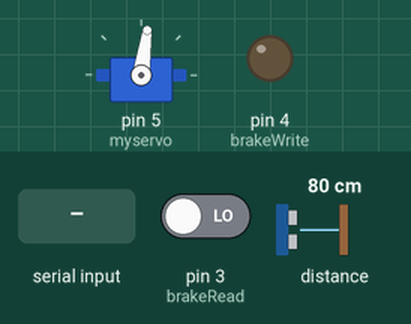
Bench run of a sketch on a simulated Arduino Uno, built with avr-gcc and run on an emulated ATmega328P. On the bench: servo, output pins drawn as LEDs (lit = HIGH). The test bench sets the inputs (shaded band); at power-on: pin 3 (brakeRead) LOW, distance to the obstacle 80 cm. What the sketch prints to the serial monitor is not drawn.

Above: at 1.2 s.
1.3 s: pin 3 (brakeRead) driven HIGH
At 2.5 s:
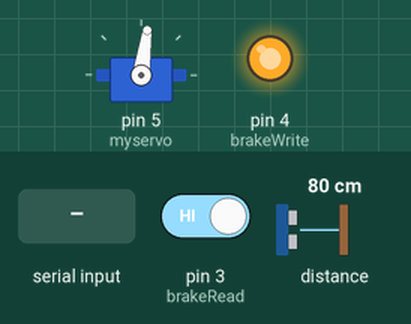
2.8 s: "30,150\n" received over Serial
At 4.0 s:
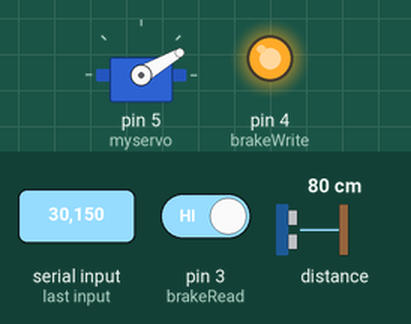
4.3 s: "0\n" received over Serial
At 4.6 s:
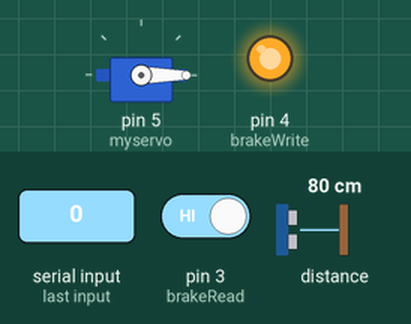
5.8 s: "200\n" received over Serial
At 6.1 s:
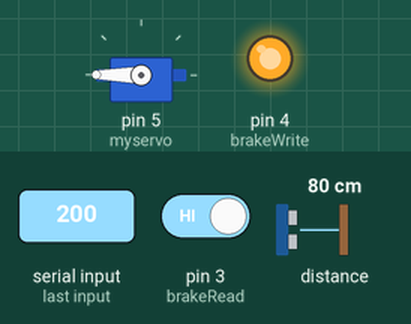
7.3 s: pin 3 (brakeRead) driven LOW
At 8.5 s:
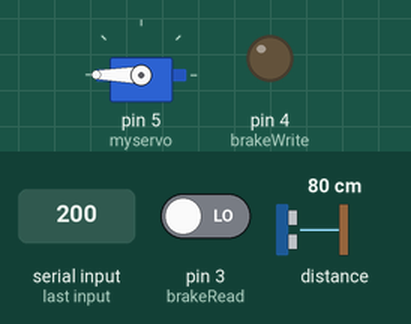
8.8 s: "5\n" received over Serial
At 9.8 s:
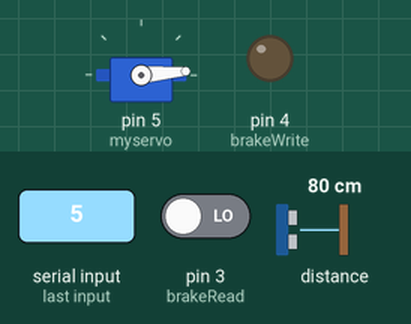
Timing chart, 0 to 11.3 s (numbered marks = the images above; inputs shaded):
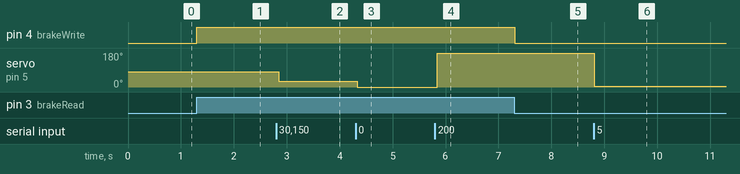

Measured:
- after the input at 1.3 s, pin 4 (brakeWrite): LOW → HIGH at once
- after the input at 2.8 s, servo on pin 5 (myservo): 82° → 30° after 0.05 s
- after the input at 4.3 s, servo on pin 5 (myservo): 30° → 0° at once
- after the input at 5.8 s, servo on pin 5 (myservo): 0° → 180° at once
- after the input at 7.3 s, pin 4 (brakeWrite): HIGH → LOW at once
- after the input at 8.8 s, servo on pin 5 (myservo): 180° → 5° at once

The sketch:

controller.ino
```cpp
/*********************************************
 * Mahdi Al-Husseini: Controller for Linear Actuator, Servo, Double Relay System, LIDAR
 * Connected to Raspberry Pi 4 through USB
 * https://www.youtube.com/watch?v=cl5QcdUI158
 *
 * PIN LAYOUT NODEMCU
 * 0: connects to remote brake switch, serves as button read
 * 2: writes out to double relay system (recall that uController side IO same for both relays, but one leads of the Linear Actuator is NC and the other is NO)
 * 14: writes to the servo, using Servo library
 * 12: OpenLog BitBanging RX
 * 13: OpenLog BitBanging TX
 * 15: OpenLog Interrupt Pin
 * 4: SDA LIDAR
 * 5: SCL LIDAR
 */


/**
 * Integrates: LIDARLite I2C
 * Author: Garmin
 * Modified by: Shawn Hymel (SparkFun Electronics)
 * Date: June 29, 2017
 *
 * Read distance from LIDAR-Lite v3 over I2C
 *
 * See the Operation Manual for wiring diagrams and more information:
 * http://static.garmin.com/pumac/LIDAR_Lite_v3_Operation_Manual_and_Technical_Specifications.pdf
 */


#include <Servo.h>
#include <Wire.h>
#include <LIDARLite.h>

/************** LIDAR **************/
LIDARLite lidarLite;
int cal_cnt = 0;

/************** SERVO **************/
Servo myservo;  // create servo object to control a servo
String servoValue;
int r = 1;  // for converting value of chars to integer
int incomingByte = 0;
boolean flag = false;

/************** BRAKE **************/
const int brakeRead = 3; // button read from remote brake switch
const int brakeWrite = 4; // write to double relay system, to in turn adjust Linear Actuator accordingly

// to brake, or not to brake, that is the question. 0 is do not brake, 1 is brake
// may be rewritten manually with the remote brake switch, or automatically as a function of LIDAR (or possibly as a function of the cameras, with HUMANDETECT)
int brakeState = 0;

void setup() {
  Serial.begin(115200);
  Serial.println("Arduino is ready");

  myservo.attach(5);  // attaches the servo on pin 5 to the servo object
  myservo.write(82);  // initial reset to zero degrees

  // initialize the brakeWrite pin as an output:
  pinMode(brakeWrite, OUTPUT);
  // initialize the brakeRead pin as an input:
  pinMode(brakeRead, INPUT);

  lidarLite.begin(0, true); // Set configuration to default and I2C to 400 kHz
  lidarLite.configure(0); // Change this number to try out alternate configurations
}

void loop() {
  /************** LIDAR **************/
  int dist;

  // At the beginning of every 100 readings, take a measurement with receiver bias correction, and update brakeState
  if (cal_cnt == 0 ) {
    dist = lidarLite.distance();      // With bias correction

    // if distance to forward facing object is 600 cm (20 ft) or less, apply brake
    // once brake is applied, passive application by remote will not alter.
    if (dist > 600) {
      brakeState = true;
    }
  } else {
    dist = lidarLite.distance(false); // Without bias correction
  }

  // Increment reading counter
  cal_cnt++;
  cal_cnt = cal_cnt % 100;


  /************** SERVO **************/
  while(Serial.available()){         //From RPi to Arduino
    // Serial.print("Entering Serial Read");
    flag = true;
    incomingByte = Serial.read();
    // Serial.println(incomingByte, DEC);
    r = incomingByte - '0';  //converting the value of chars to integer
    servoValue += r;
    delay(5);
  }

  if (flag == true){
    flag = false;
    // Serial.print("I recieved: ");
    // Serial.println(servoValue);
    myservo.write(servoValue.toInt());
    servoValue = "";
   }

   /************** BRAKE **************/
   // time out the race, and put a breaking estimate -- do not brake before this time stamp? allows for some flexibility with the angle turns
   brakeState = digitalRead(brakeRead); // ensure you do NOT *passively* override LIDAR in the case where LIDAR says to brake. Exact specs will be determined based on the reliability of the LIDAR system.

   if (brakeState == HIGH) {
    digitalWrite(brakeWrite, HIGH); // brake
   } else {
    digitalWrite(brakeWrite, LOW);  // unbrake
   }

  /*
  for (pos = 0; pos <= 180; pos += 1) { // goes from 0 degrees to 180 degrees
    // in steps of 1 degree
    myservo.write(pos);              // tell servo to go to position in variable 'pos'
    delay(15);                       // waits 15ms for the servo to reach the position
  }
  for (pos = 180; pos >= 0; pos -= 1) { // goes from 180 degrees to 0 degrees
    myservo.write(pos);              // tell servo to go to position in variable 'pos'
    delay(15);                       // waits 15ms for the servo to reach the position
  }
  */

  delay(10);
}
```
